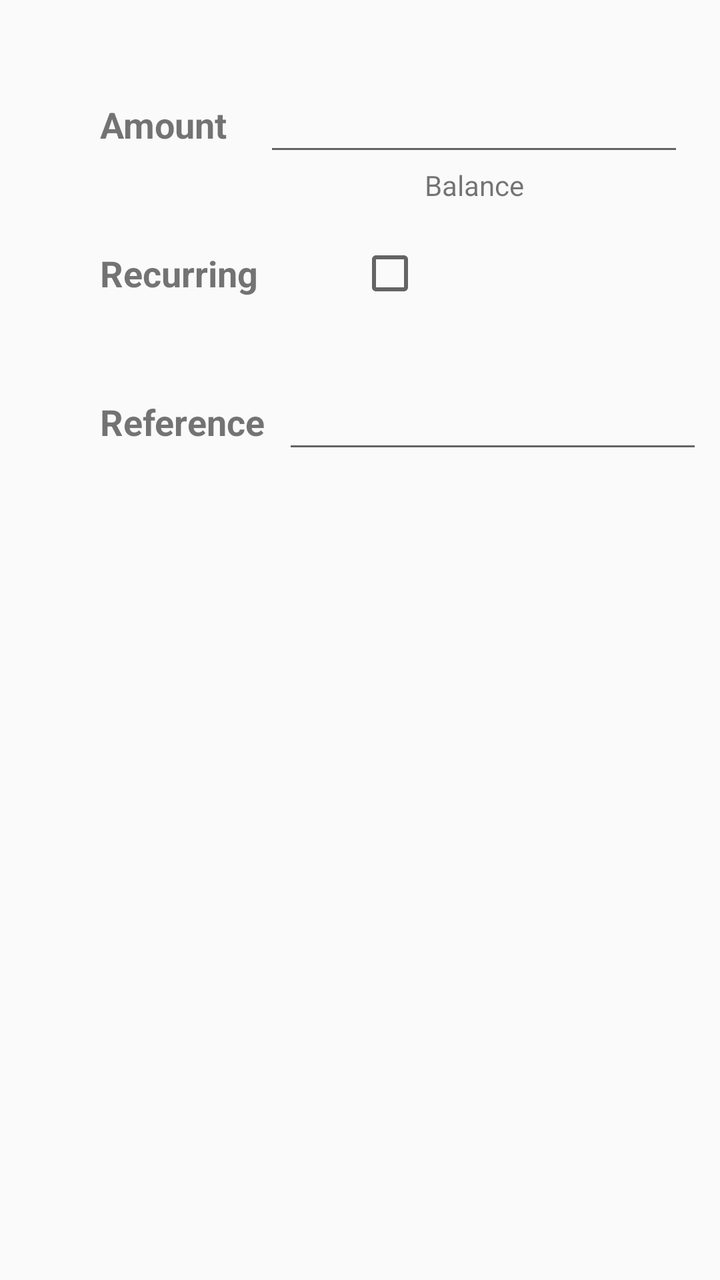
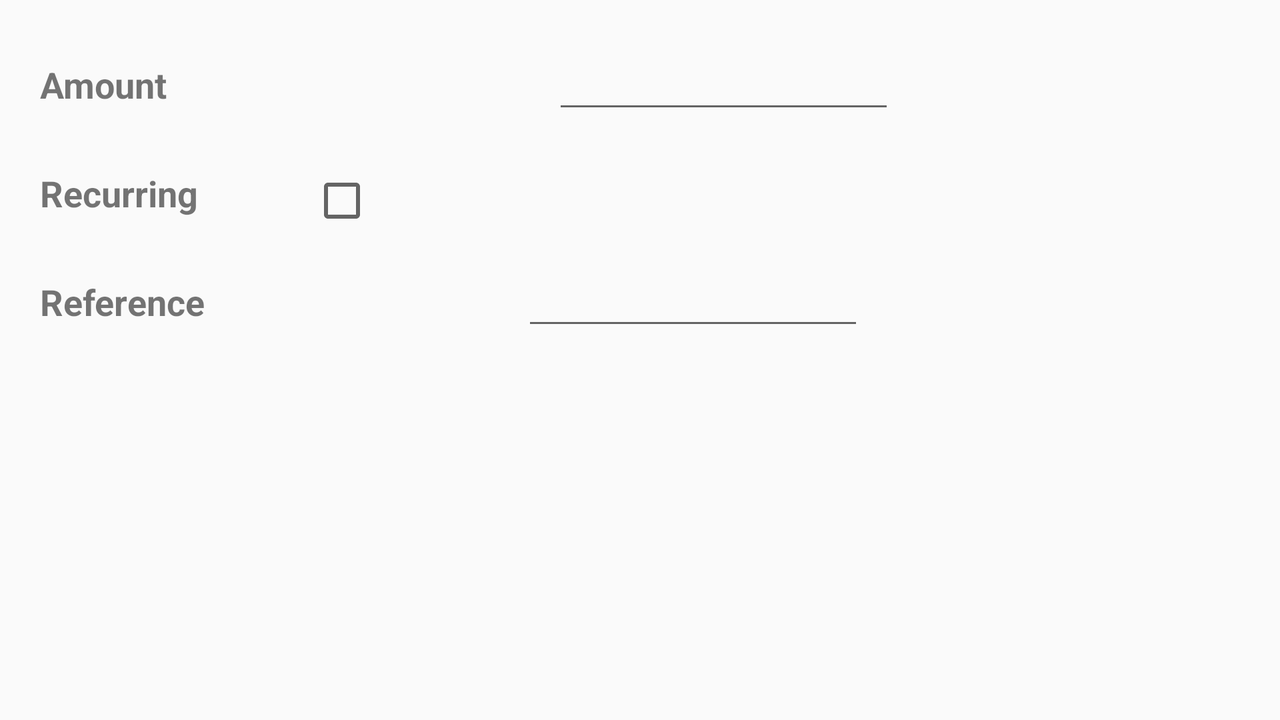

The same Android screen from two of the app's own layout files: first res/layout/ as a phone draws it, then the repository's variant for another configuration, drawn on a device whose configuration selects that folder. Both files follow.
<!-- AndroidManifest.xml: application theme AppTheme -->
<!-- res/layout/dialog_layout.xml -->
<?xml version="1.0" encoding="utf-8"?>
<androidx.constraintlayout.widget.ConstraintLayout xmlns:android="http://schemas.android.com/apk/res/android"
    xmlns:app="http://schemas.android.com/apk/res-auto"
    xmlns:tools="http://schemas.android.com/tools"
    android:orientation="vertical" android:layout_width="match_parent"
    android:layout_height="match_parent">

    <TextView
        android:id="@+id/textView4"
        android:layout_width="wrap_content"
        android:layout_height="wrap_content"
        android:layout_marginStart="50dp"
        android:layout_marginTop="50dp"
        android:text="Amount"
        android:textSize="18sp"
        android:textStyle="bold"
        app:layout_constraintStart_toStartOf="parent"
        app:layout_constraintTop_toTopOf="parent" />

    <EditText
        android:id="@+id/amount"
        android:layout_width="wrap_content"
        android:layout_height="wrap_content"
        android:ems="10"
        android:inputType="number"
        app:layout_constraintBottom_toBottomOf="@+id/textView4"
        app:layout_constraintEnd_toEndOf="parent"
        app:layout_constraintStart_toEndOf="@+id/textView4"
        app:layout_constraintTop_toTopOf="@+id/textView4" />

    <TextView
        android:id="@+id/balance"
        android:layout_width="wrap_content"
        android:layout_height="wrap_content"
        android:text="Balance"
        app:layout_constraintEnd_toEndOf="@+id/amount"
        app:layout_constraintStart_toStartOf="@+id/amount"
        app:layout_constraintTop_toBottomOf="@+id/amount" />

    <TextView
        android:id="@+id/textView6"
        android:layout_width="wrap_content"
        android:layout_height="wrap_content"
        android:layout_marginStart="50dp"
        android:layout_marginTop="50dp"
        android:text="Recurring"
        android:textSize="18sp"
        android:textStyle="bold"
        app:layout_constraintStart_toStartOf="parent"
        app:layout_constraintTop_toBottomOf="@+id/textView4" />

    <CheckBox
        android:id="@+id/recurringCheck"
        android:layout_width="wrap_content"
        android:layout_height="wrap_content"
        android:layout_marginStart="50dp"
        app:layout_constraintBottom_toBottomOf="@+id/textView6"
        app:layout_constraintStart_toEndOf="@+id/textView6"
        app:layout_constraintTop_toTopOf="@+id/textView6" />

    <TextView
        android:id="@+id/textView7"
        android:layout_width="wrap_content"
        android:layout_height="wrap_content"
        android:layout_marginStart="50dp"
        android:layout_marginTop="50dp"
        android:text="Reference"
        android:textSize="18sp"
        android:textStyle="bold"
        app:layout_constraintStart_toStartOf="parent"
        app:layout_constraintTop_toBottomOf="@+id/textView6" />

    <EditText
        android:id="@+id/reference"
        android:layout_width="wrap_content"
        android:layout_height="wrap_content"
        android:ems="10"
        android:inputType="textPersonName"
        app:layout_constraintBottom_toBottomOf="@+id/textView7"
        app:layout_constraintEnd_toEndOf="parent"
        app:layout_constraintStart_toEndOf="@+id/textView7"
        app:layout_constraintTop_toTopOf="@+id/textView7" />
</androidx.constraintlayout.widget.ConstraintLayout>
<!-- resources referenced by this layout -->
<resources>
  <style name="AppTheme" parent="Theme.AppCompat.Light.NoActionBar">
          <item name="colorPrimary">@color/colorPrimary</item>
          <item name="colorPrimaryDark">@color/colorPrimaryDark</item>
          <item name="colorAccent">@color/colorAccent</item>
      </style>
  <color name="colorPrimary">#007acc</color>
  <color name="colorPrimaryDark">#00574B</color>
  <color name="colorAccent">#669999</color>
</resources>
<!-- res/layout-land/dialog_layout.xml (the repository's variant of the layout above) -->
<!-- drawn on the phone turned sideways -->
<?xml version="1.0" encoding="utf-8"?>
<androidx.constraintlayout.widget.ConstraintLayout xmlns:android="http://schemas.android.com/apk/res/android"
    xmlns:app="http://schemas.android.com/apk/res-auto"
    xmlns:tools="http://schemas.android.com/tools"
    android:orientation="vertical" android:layout_width="match_parent"
    android:layout_height="match_parent"
    tools:context=".AlternativeActivities.transactionDialog">

    <TextView
        android:id="@+id/textView4"
        android:layout_width="wrap_content"
        android:layout_height="wrap_content"
        android:layout_marginStart="20dp"
        android:layout_marginTop="30dp"
        android:text="Amount"
        android:textSize="18sp"
        android:textStyle="bold"
        app:layout_constraintStart_toStartOf="parent"
        app:layout_constraintTop_toTopOf="parent" />

    <EditText
        android:id="@+id/amount"
        android:layout_width="171dp"
        android:layout_height="39dp"
        android:ems="10"
        android:inputType="numberDecimal"
        app:layout_constraintBottom_toBottomOf="@+id/textView4"
        app:layout_constraintEnd_toEndOf="parent"
        app:layout_constraintStart_toEndOf="@+id/textView4"
        app:layout_constraintTop_toTopOf="@+id/textView4" />

    <TextView
        android:id="@+id/textView6"
        android:layout_width="wrap_content"
        android:layout_height="wrap_content"
        android:layout_marginStart="20dp"
        android:layout_marginTop="30dp"
        android:text="Recurring"
        android:textSize="18sp"
        android:textStyle="bold"
        app:layout_constraintStart_toStartOf="parent"
        app:layout_constraintTop_toBottomOf="@+id/textView4" />

    <CheckBox
        android:id="@+id/recurringCheck"
        android:layout_width="wrap_content"
        android:layout_height="wrap_content"
        android:layout_marginStart="56dp"
        app:layout_constraintBottom_toBottomOf="@+id/textView6"
        app:layout_constraintStart_toEndOf="@+id/textView6"
        app:layout_constraintTop_toTopOf="@+id/textView6"
        app:layout_constraintVertical_bias="0.0" />

    <TextView
        android:id="@+id/textView7"
        android:layout_width="wrap_content"
        android:layout_height="wrap_content"
        android:layout_marginStart="20dp"
        android:layout_marginTop="30dp"
        android:text="Reference"
        android:textSize="18sp"
        android:textStyle="bold"
        app:layout_constraintStart_toStartOf="parent"
        app:layout_constraintTop_toBottomOf="@+id/textView6" />

    <EditText
        android:id="@+id/reference"
        android:layout_width="171dp"
        android:layout_height="39dp"
        android:ems="10"
        android:inputType="textPersonName"
        app:layout_constraintBottom_toBottomOf="@+id/textView7"
        app:layout_constraintEnd_toEndOf="parent"
        app:layout_constraintHorizontal_bias="0.433"
        app:layout_constraintStart_toEndOf="@+id/textView7"
        app:layout_constraintTop_toTopOf="@+id/textView7"
        app:layout_constraintVertical_bias="0.533" />
</androidx.constraintlayout.widget.ConstraintLayout>
